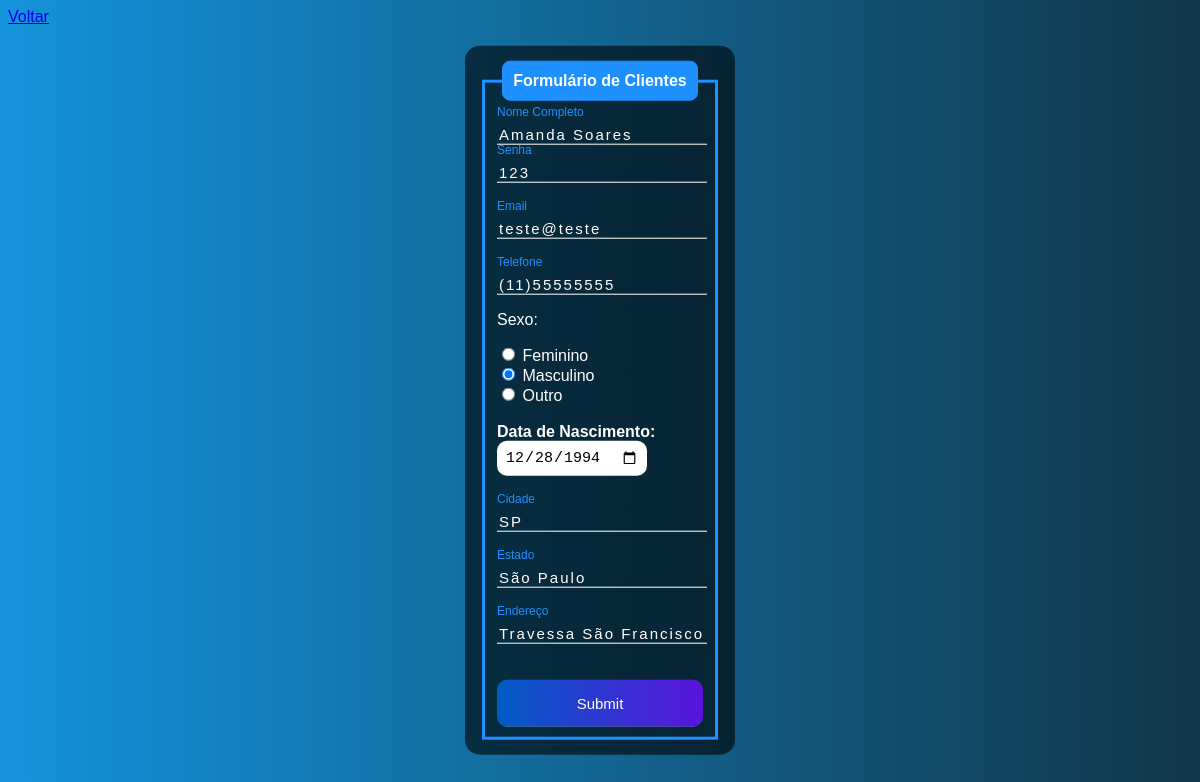
/edit.php?id=29, run on the app's committed database.
### tables this page shows
CREATE TABLE `usuarios` (
  `id` int(11) NOT NULL,
  `nome` varchar(45) NOT NULL,
  `email` varchar(110) NOT NULL,
  `telefone` varchar(15) NOT NULL,
  `sexo` varchar(15) NOT NULL,
  `data_nasc` date NOT NULL,
  `cidade` varchar(45) NOT NULL,
  `estado` varchar(45) NOT NULL,
  `endereco` varchar(45) NOT NULL,
  `senha` varchar(45) NOT NULL
);

### edit.php (the view, shortened to what this page needs)
<?php
    if(!empty($_GET['id']))
    {
        include_once('config.php');
        $id = $_GET['id'];
        $sqlSelect  ="SELECT * FROM usuarios WHERE id=$id";
        $result = $conexao->query($sqlSelect);
        if($result->num_rows > 0)
        {
            while($user_data = mysqli_fetch_assoc($result))
            {
                $nome = $user_data['nome'];
                $email = $user_data['email'];
                $senha = $user_data['senha'];
                $telefone = $user_data['telefone'];
                $sexo = $user_data['sexo'];
                $data_nasc = $user_data['data_nasc'];
                $cidade = $user_data['cidade'];
                $estado = $user_data['estado'];
                $endereco = $user_data['endereco'];
            }
        }
        else
        {
        header('Location: sistema.php');
        }
    }
    else
    {
        header('Location: sistema.php');
    }
?>
<!DOCTYPE html>
<html lang="pt-br">
<head>
</head>
<body>
<a href="sistema.php">Voltar</a>
    <div class="box">
        <form action="saveEdit.php" method="POST">
            <fieldset>
                <legend><b>Formulário de Clientes</b></legend>
                <br>
                <div class="inputBox">
                    <input type="text" name="nome" id="nome" class="inputUser" value="<?php echo $nome ?>" required>
                    <label for="nome" class="LabelInput">Nome Completo</label>
                </div>
                <br>
                <div class="inputBox">
                    <input type="text" name="senha" id="senha" class="inputUser" value="<?php echo $senha ?>"  required>
                    <label for="senha" class="LabelInput">Senha</label>
                </div>
                <br><br>
                <div class="inputBox">
                    <input type="text" name="email" id="email" class="inputUser" value="<?php echo $email ?>" required>
                    <label for="email" class="LabelInput">Email</label>
                </div>
                <br><br>
                <div class="inputBox">
                    <input type="tel" name="telefone" id="telefone" class="inputUser" value="<?php echo $telefone ?>" required>
                    <label for="telefone" class="LabelInput">Telefone</label>
                </div>
                <p>Sexo:</p>
                <input type="radio" id="feminino" name="genero" value="feminino" <?php echo $sexo == 'feminino' ? 'checked' : '' ?> required>
                <label for="feminino">Feminino</label>
                <br>
                <input type="radio" id="masculino" name="genero" value="masculino" <?php echo $sexo == 'masculino' ? 'checked' : '' ?> required>
                <label for="masculino">Masculino</label>
                <br>
                <input type="radio" id="outro" name="genero" value="outro" <?php echo $sexo == 'outro' ? 'checked' : '' ?> required>
                <label for="outro">Outro</label>
                <br><br>
                    <label for="data_nascimento"><b>Data de Nascimento:</b> </label>
                    <input type="date" name="data_nascimento" id="data_nascimento" value="<?php echo $data_nasc ?>" required>
                    <br><br><br>
                    <div class="inputBox">
                        <input type="text" name="cidade" id="cidade" class="inputUser" value="<?php echo $cidade ?>" required>
                        <label for="cidade" class="LabelInput">Cidade</label>
                    </div>
                    <br><br>
                    <div class="inputBox">
                        <input type="text" name="estado" id="estado" class="inputUser" value="<?php echo $estado ?>" required>
                        <label for="estado" class="LabelInput">Estado</label>
                    </div>
                    <br><br>
                    <div class="inputBox">
                        <input type="text" name="endereco" id="endereco" class="inputUser" value="<?php echo $endereco ?>" required>
                        <label for="endereco" class="LabelInput">Endereço</label>
                    </div>
                    <br><br>
                    <input type="submit" name="update" id="update">
            </fieldset>
        </form>
    </div>
</body>
</html>

### edit.php (style rules this page uses)
body { font-family: Arial, Helvetica, sans-serif; background-image: linear-gradient(to right, #1493DC, #113647); }
.box { color: white; position: absolute; top: 50%; left: 50%; transform: translate(-50%,-50%); background-color: rgba(0, 0, 0, 0.6); padding: 15px; border-radius: 15px; width: 20%; }
fieldset { border: 3px solid dodgerblue; }
legend { border: 1px solid dodgerblue; padding: 10px; text-align: center; background-color: dodgerblue; border-radius: 8px; }
.inputBox { position: relative; }
.inputUser { background: none; border: none; border-bottom: 1px solid white; outline: none; color: white; font-size: 15px; width: 100%; letter-spacing: 2px; }
.LabelInput { position: absolute; top: 0px; left: 0px; pointer-events: none; transition: .5s; }
.inputUser:focus ~ .LabelInput, .inputUser:valid ~ .LabelInput { top: -20px; font-size: 12px; color: dodgerblue; }
#data_nascimento { border: none; padding: 8px; border-radius: 10px; outline: none; font-size: 15px; }
#update { background-image: linear-gradient(to right,rgb(0,92,197), rgb(90,20,220)); width: 100%; border: none; padding: 15px; color: white; font-size: 15px; cursor: pointer; border-radius: 10px; }

### data on the page
usuarios: nome "Amanda Soares", senha "123", email "teste@teste", telefone "(11)55555555", sexo "☐ Feminino", sexo "☑ Masculino", sexo "☐ Outro", data_nascimento "12/28/1994", cidade "SP", estado "São Paulo", endereco "Travessa São Francisco"
